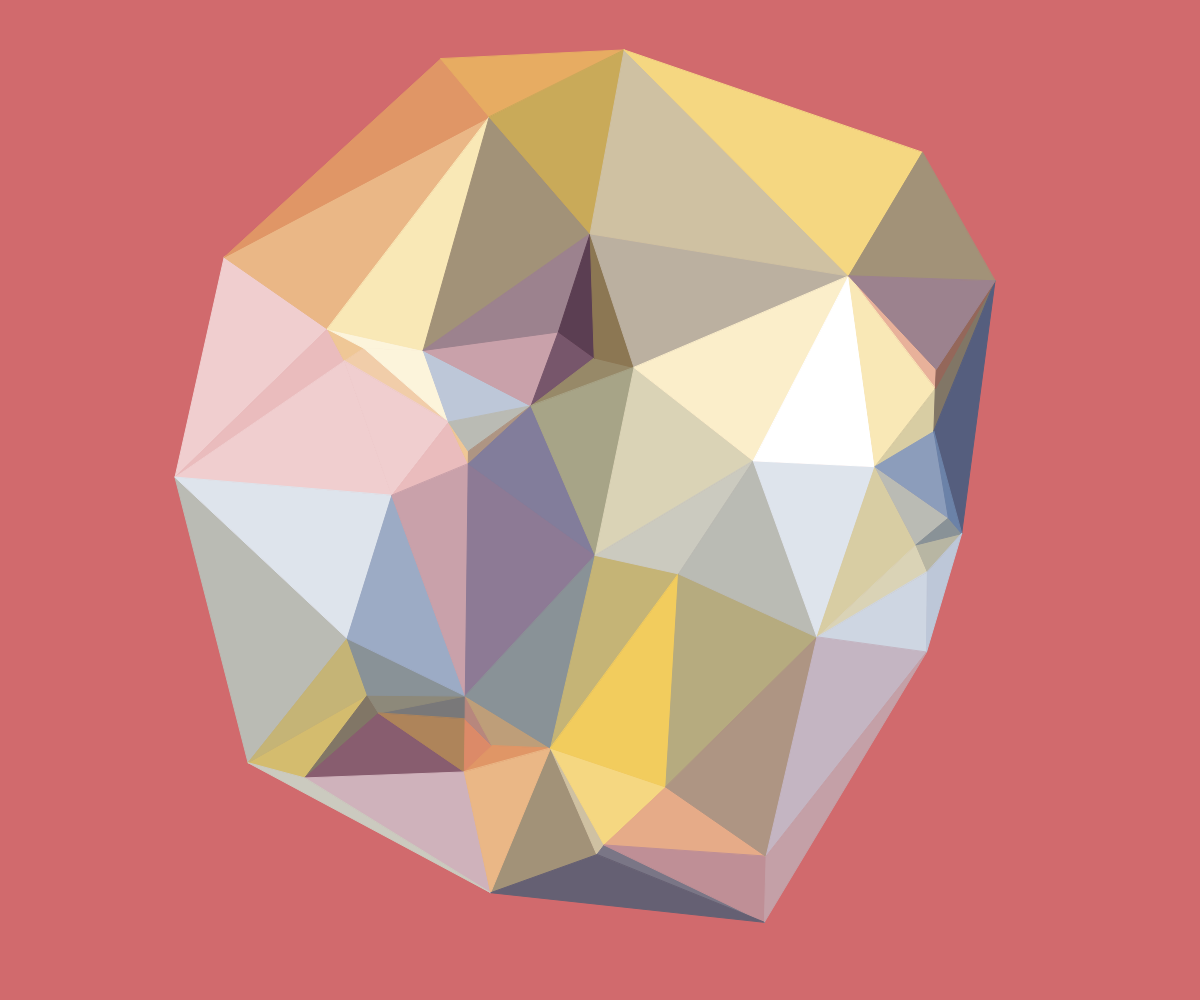
Frame 1 (no input)
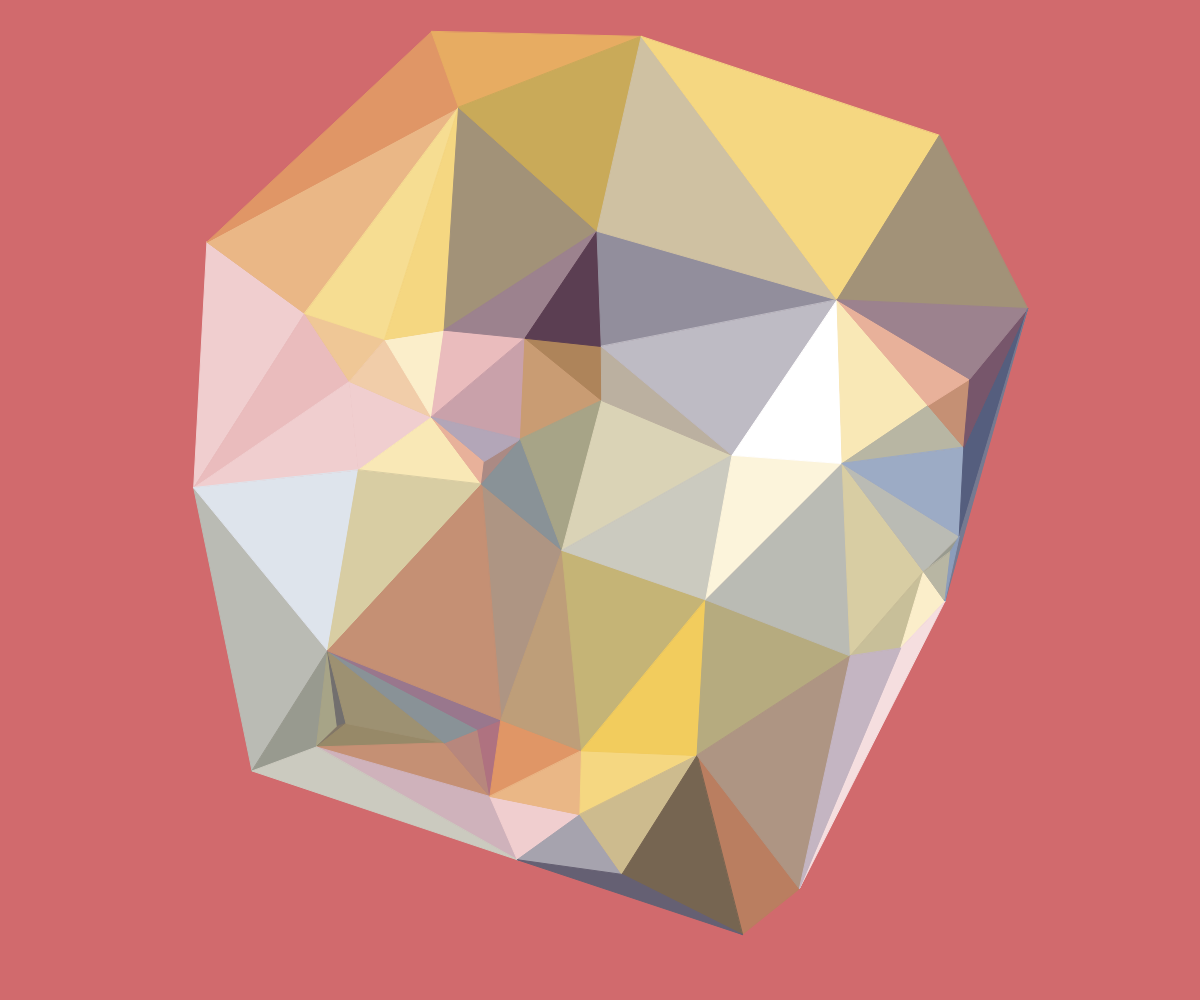
Frame 60 (no input)
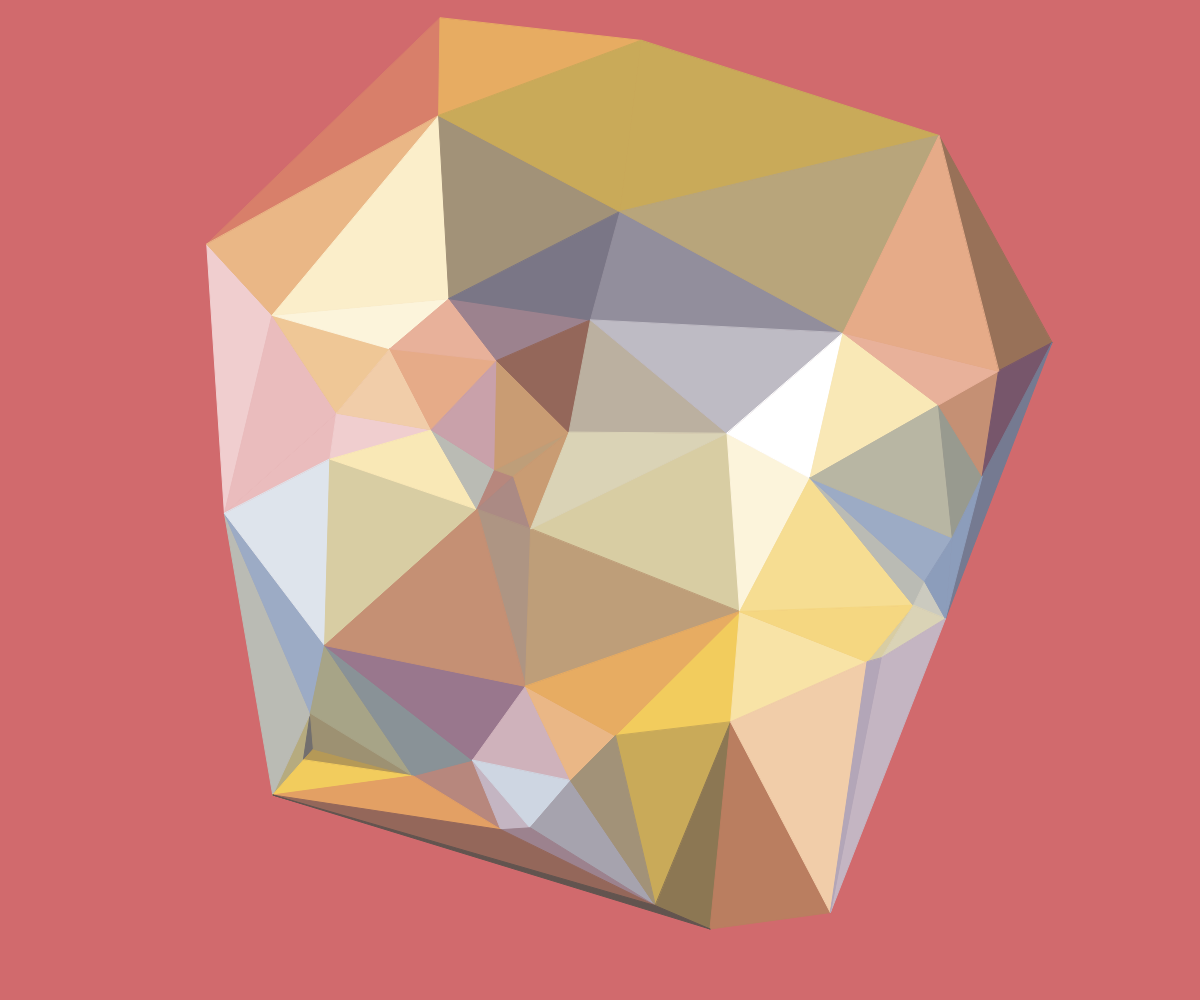
Frame 120 (the mouse pressed at the canvas centre since frame 60)

The p5.js sketch that drew these frames (run headless with seeded random() and noise() and a simulated clock; from frame 60 on, the mouse is pressed at the canvas centre):

// p5.js sketch
// ── sketch.js
var points,
    POINT_COUNT = 50,
    COLORS = ['#6B82A8', '#F2CC5D', '#39324B', '#FFFFFF', '#d16a6d'],
    backgroundColor,
    pointColors;
var canvas;

function windowResized() {
    resizeCanvas(windowWidth, windowHeight);
}

function setup() {
    canvas = createCanvas(windowWidth, windowHeight);
    canvas.position(0, 0);//canvasをページの原点に固定
    canvas.style('z-index', '-1');
    points = new Array(POINT_COUNT);
    pointColors = new Array(POINT_COUNT);

    for (var i = points.length; i--;) {
        points[i] = randomRadialVector(height / 2 - 64);
        points[i].push(random(Math.PI * 2), random(Math.PI * 2));
        pointColors[i] = color(random(COLORS));
    }

    backgroundColor = color(random(COLORS));
}

function draw() {
    var i, transform, offset;
    offset = frameCount / 350 * Math.PI;
    background(backgroundColor);

    transform = new Array(points.length);
    for (i = transform.length; i--;) {
        transform[i] = [
            points[i][0] + sin(offset + points[i][2]) * 64,
            points[i][1] + sin(offset + points[i][3]) * 64
        ]
    }

    var triangles = Delaunay.triangulate(transform);

    for (i = triangles.length; i;) {
        var p1 = transform[triangles[i - 1]], p2 = transform[triangles[i - 2]], p3 = transform[triangles[i - 3]];
        var c1 = pointColors[triangles[i - 1]], c2 = pointColors[triangles[i - 2]], c3 = pointColors[triangles[i - 3]];
        i -= 3;

        var color = lerpColor(lerpColor(c1, c2, .33), c3, .33);
        fill(color);
        stroke(color);
        triangle(p1[0], p1[1], p2[0], p2[1], p3[0], p3[1]);
    }
}

/* utilities */

function randomRadialVector(maxDist, center) {
    var maxDist = (maxDist === undefined) ? min(width, height) / 2 : maxDist;
    var center = (center === undefined) ?
        createVector(width / 2, height / 2) :
        center;

    var angle = random(Math.PI * 2);
    var distance = random(maxDist * maxDist);

    var x = cos(angle) * sqrt(distance);
    var y = -sin(angle) * sqrt(distance);

    return [center.x + x, center.y + y];
}

/* Delaunay triangulation by ironwallaby https://github.com/ironwallaby/delaunay */

var Delaunay;

(function () {
    "use strict";

    var EPSILON = 1.0 / 1048576.0;

    function supertriangle(vertices) {
        var xmin = Number.POSITIVE_INFINITY,
            ymin = Number.POSITIVE_INFINITY,
            xmax = Number.NEGATIVE_INFINITY,
            ymax = Number.NEGATIVE_INFINITY,
            i, dx, dy, dmax, xmid, ymid;

        for (i = vertices.length; i--;) {
            if (vertices[i][0] < xmin) xmin = vertices[i][0];
            if (vertices[i][0] > xmax) xmax = vertices[i][0];
            if (vertices[i][1] < ymin) ymin = vertices[i][1];
            if (vertices[i][1] > ymax) ymax = vertices[i][1];
        }

        dx = xmax - xmin;
        dy = ymax - ymin;
        dmax = Math.max(dx, dy);
        xmid = xmin + dx * 0.5;
        ymid = ymin + dy * 0.5;

        return [
            [xmid - 20 * dmax, ymid - dmax],
            [xmid, ymid + 20 * dmax],
            [xmid + 20 * dmax, ymid - dmax]
        ];
    }

    function circumcircle(vertices, i, j, k) {
        var x1 = vertices[i][0],
            y1 = vertices[i][1],
            x2 = vertices[j][0],
            y2 = vertices[j][1],
            x3 = vertices[k][0],
            y3 = vertices[k][1],
            fabsy1y2 = Math.abs(y1 - y2),
            fabsy2y3 = Math.abs(y2 - y3),
            xc, yc, m1, m2, mx1, mx2, my1, my2, dx, dy;

        /* Check for coincident points */
        if (fabsy1y2 < EPSILON && fabsy2y3 < EPSILON)
            throw new Error("Eek! Coincident points!");

        if (fabsy1y2 < EPSILON) {
            m2 = -((x3 - x2) / (y3 - y2));
            mx2 = (x2 + x3) / 2.0;
            my2 = (y2 + y3) / 2.0;
            xc = (x2 + x1) / 2.0;
            yc = m2 * (xc - mx2) + my2;
        }

        else if (fabsy2y3 < EPSILON) {
            m1 = -((x2 - x1) / (y2 - y1));
            mx1 = (x1 + x2) / 2.0;
            my1 = (y1 + y2) / 2.0;
            xc = (x3 + x2) / 2.0;
            yc = m1 * (xc - mx1) + my1;
        }

        else {
            m1 = -((x2 - x1) / (y2 - y1));
            m2 = -((x3 - x2) / (y3 - y2));
            mx1 = (x1 + x2) / 2.0;
            mx2 = (x2 + x3) / 2.0;
            my1 = (y1 + y2) / 2.0;
            my2 = (y2 + y3) / 2.0;
            xc = (m1 * mx1 - m2 * mx2 + my2 - my1) / (m1 - m2);
            yc = (fabsy1y2 > fabsy2y3) ?
                m1 * (xc - mx1) + my1 :
                m2 * (xc - mx2) + my2;
        }

        dx = x2 - xc;
        dy = y2 - yc;
        return { i: i, j: j, k: k, x: xc, y: yc, r: dx * dx + dy * dy };
    }

    function dedup(edges) {
        var i, j, a, b, m, n;

        for (j = edges.length; j;) {
            b = edges[--j];
            a = edges[--j];

            for (i = j; i;) {
                n = edges[--i];
                m = edges[--i];

                if ((a === m && b === n) || (a === n && b === m)) {
                    edges.splice(j, 2);
                    edges.splice(i, 2);
                    break;
                }
            }
        }
    }

    Delaunay = {
        triangulate: function (vertices, key) {
            var n = vertices.length,
                i, j, indices, st, open, closed, edges, dx, dy, a, b, c;

            /* Bail if there aren't enough vertices to form any triangles. */
            if (n < 3)
                return [];

            /* Slice out the actual vertices from the passed objects. (Duplicate the
             * array even if we don't, though, since we need to make a supertriangle
             * later on!) */
            vertices = vertices.slice(0);

            if (key)
                for (i = n; i--;)
                    vertices[i] = vertices[i][key];

            /* Make an array of indices into the vertex array, sorted by the
             * vertices' x-position. */
            indices = new Array(n);

            for (i = n; i--;)
                indices[i] = i;

            indices.sort(function (i, j) {
                return vertices[j][0] - vertices[i][0];
            });

            /* Next, find the vertices of the supertriangle (which contains all other
             * triangles), and append them onto the end of a (copy of) the vertex
             * array. */
            st = supertriangle(vertices);
            vertices.push(st[0], st[1], st[2]);

            /* Initialize the open list (containing the supertriangle and nothing
             * else) and the closed list (which is empty since we havn't processed
             * any triangles yet). */
            open = [circumcircle(vertices, n + 0, n + 1, n + 2)];
            closed = [];
            edges = [];

            /* Incrementally add each vertex to the mesh. */
            for (i = indices.length; i--; edges.length = 0) {
                c = indices[i];

                /* For each open triangle, check to see if the current point is
                 * inside it's circumcircle. If it is, remove the triangle and add
                 * it's edges to an edge list. */
                for (j = open.length; j--;) {
                    /* If this point is to the right of this triangle's circumcircle,
                     * then this triangle should never get checked again. Remove it
                     * from the open list, add it to the closed list, and skip. */
                    dx = vertices[c][0] - open[j].x;
                    if (dx > 0.0 && dx * dx > open[j].r) {
                        closed.push(open[j]);
                        open.splice(j, 1);
                        continue;
                    }

                    /* If we're outside the circumcircle, skip this triangle. */
                    dy = vertices[c][1] - open[j].y;
                    if (dx * dx + dy * dy - open[j].r > EPSILON)
                        continue;

                    /* Remove the triangle and add it's edges to the edge list. */
                    edges.push(
                        open[j].i, open[j].j,
                        open[j].j, open[j].k,
                        open[j].k, open[j].i
                    );
                    open.splice(j, 1);
                }

                /* Remove any doubled edges. */
                dedup(edges);

                /* Add a new triangle for each edge. */
                for (j = edges.length; j;) {
                    b = edges[--j];
                    a = edges[--j];
                    open.push(circumcircle(vertices, a, b, c));
                }
            }

            /* Copy any remaining open triangles to the closed list, and then
             * remove any triangles that share a vertex with the supertriangle,
             * building a list of triplets that represent triangles. */
            for (i = open.length; i--;)
                closed.push(open[i]);
            open.length = 0;

            for (i = closed.length; i--;)
                if (closed[i].i < n && closed[i].j < n && closed[i].k < n)
                    open.push(closed[i].i, closed[i].j, closed[i].k);

            /* Yay, we're done! */
            return open;
        },
        contains: function (tri, p) {
            /* Bounding box test first, for quick rejections. */
            if ((p[0] < tri[0][0] && p[0] < tri[1][0] && p[0] < tri[2][0]) ||
                (p[0] > tri[0][0] && p[0] > tri[1][0] && p[0] > tri[2][0]) ||
                (p[1] < tri[0][1] && p[1] < tri[1][1] && p[1] < tri[2][1]) ||
                (p[1] > tri[0][1] && p[1] > tri[1][1] && p[1] > tri[2][1]))
                return null;

            var a = tri[1][0] - tri[0][0],
                b = tri[2][0] - tri[0][0],
                c = tri[1][1] - tri[0][1],
                d = tri[2][1] - tri[0][1],
                i = a * d - b * c;

            /* Degenerate tri. */
            if (i === 0.0)
                return null;

            var u = (d * (p[0] - tri[0][0]) - b * (p[1] - tri[0][1])) / i,
                v = (a * (p[1] - tri[0][1]) - c * (p[0] - tri[0][0])) / i;

            /* If we're outside the tri, fail. */
            if (u < 0.0 || v < 0.0 || (u + v) > 1.0)
                return null;

            return [u, v];
        }
    };

    if (typeof module !== "undefined")
        module.exports = Delaunay;
})();
